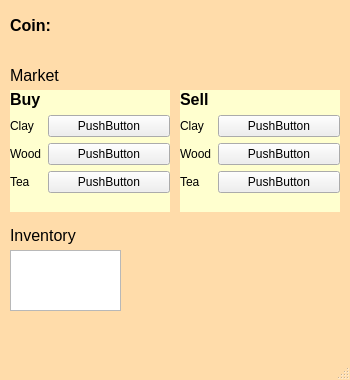
<?xml version="1.0" encoding="UTF-8"?>
<ui version="4.0">
 <class>MainWindow</class>
 <widget class="QMainWindow" name="MainWindow">
  <property name="geometry">
   <rect>
    <x>0</x>
    <y>0</y>
    <width>350</width>
    <height>380</height>
   </rect>
  </property>
  <property name="minimumSize">
   <size>
    <width>350</width>
    <height>380</height>
   </size>
  </property>
  <property name="maximumSize">
   <size>
    <width>350</width>
    <height>380</height>
   </size>
  </property>
  <property name="windowTitle">
   <string>MainWindow</string>
  </property>
  <property name="styleSheet">
   <string notr="true">#MainWindow {
	
	background-color: rgb(255, 220, 170);
}</string>
  </property>
  <widget class="QWidget" name="centralwidget">
   <widget class="QWidget" name="formWidgetBuy" native="true">
    <property name="geometry">
     <rect>
      <x>10</x>
      <y>90</y>
      <width>160</width>
      <height>122</height>
     </rect>
    </property>
    <property name="focusPolicy">
     <enum>Qt::NoFocus</enum>
    </property>
    <property name="styleSheet">
     <string notr="true">#formWidgetBuy {
	background-color: rgb(255, 255, 207);
}</string>
    </property>
    <layout class="QFormLayout" name="formLayout">
     <item row="1" column="0">
      <widget class="QLabel" name="label_1">
       <property name="text">
        <string>Clay</string>
       </property>
      </widget>
     </item>
     <item row="1" column="1">
      <widget class="QPushButton" name="pushButton_1">
       <property name="text">
        <string>PushButton</string>
       </property>
      </widget>
     </item>
     <item row="2" column="0">
      <widget class="QLabel" name="label_2">
       <property name="text">
        <string>Wood</string>
       </property>
      </widget>
     </item>
     <item row="3" column="0">
      <widget class="QLabel" name="label_3">
       <property name="text">
        <string>Tea</string>
       </property>
      </widget>
     </item>
     <item row="2" column="1">
      <widget class="QPushButton" name="pushButton_2">
       <property name="text">
        <string>PushButton</string>
       </property>
      </widget>
     </item>
     <item row="3" column="1">
      <widget class="QPushButton" name="pushButton_3">
       <property name="text">
        <string>PushButton</string>
       </property>
      </widget>
     </item>
     <item row="0" column="0">
      <widget class="QLabel" name="label_7">
       <property name="font">
        <font>
         <pointsize>12</pointsize>
         <weight>75</weight>
         <bold>true</bold>
        </font>
       </property>
       <property name="text">
        <string>Buy</string>
       </property>
      </widget>
     </item>
    </layout>
   </widget>
   <widget class="QWidget" name="formWidgetSell" native="true">
    <property name="geometry">
     <rect>
      <x>180</x>
      <y>90</y>
      <width>160</width>
      <height>122</height>
     </rect>
    </property>
    <property name="styleSheet">
     <string notr="true">#formWidgetSell{
	background-color: rgb(255, 255, 207);
}</string>
    </property>
    <layout class="QFormLayout" name="formLayout_2">
     <item row="1" column="0">
      <widget class="QLabel" name="label_4">
       <property name="text">
        <string>Clay</string>
       </property>
      </widget>
     </item>
     <item row="1" column="1">
      <widget class="QPushButton" name="pushButton_4">
       <property name="text">
        <string>PushButton</string>
       </property>
      </widget>
     </item>
     <item row="2" column="0">
      <widget class="QLabel" name="label_5">
       <property name="text">
        <string>Wood</string>
       </property>
      </widget>
     </item>
     <item row="3" column="0">
      <widget class="QLabel" name="label_6">
       <property name="text">
        <string>Tea</string>
       </property>
      </widget>
     </item>
     <item row="2" column="1">
      <widget class="QPushButton" name="pushButton_5">
       <property name="text">
        <string>PushButton</string>
       </property>
      </widget>
     </item>
     <item row="3" column="1">
      <widget class="QPushButton" name="pushButton_6">
       <property name="text">
        <string>PushButton</string>
       </property>
      </widget>
     </item>
     <item row="0" column="0">
      <widget class="QLabel" name="label_8">
       <property name="font">
        <font>
         <pointsize>12</pointsize>
         <weight>75</weight>
         <bold>true</bold>
        </font>
       </property>
       <property name="text">
        <string>Sell</string>
       </property>
      </widget>
     </item>
    </layout>
   </widget>
   <widget class="QListWidget" name="listWidget">
    <property name="geometry">
     <rect>
      <x>10</x>
      <y>250</y>
      <width>111</width>
      <height>61</height>
     </rect>
    </property>
    <property name="contextMenuPolicy">
     <enum>Qt::DefaultContextMenu</enum>
    </property>
    <property name="textElideMode">
     <enum>Qt::ElideLeft</enum>
    </property>
    <property name="movement">
     <enum>QListView::Static</enum>
    </property>
    <property name="flow">
     <enum>QListView::TopToBottom</enum>
    </property>
    <property name="isWrapping" stdset="0">
     <bool>false</bool>
    </property>
    <property name="layoutMode">
     <enum>QListView::SinglePass</enum>
    </property>
    <property name="spacing">
     <number>0</number>
    </property>
    <property name="gridSize">
     <size>
      <width>2</width>
      <height>18</height>
     </size>
    </property>
    <property name="viewMode">
     <enum>QListView::ListMode</enum>
    </property>
    <property name="modelColumn">
     <number>0</number>
    </property>
    <property name="uniformItemSizes">
     <bool>false</bool>
    </property>
    <property name="selectionRectVisible">
     <bool>false</bool>
    </property>
    <property name="itemAlignment">
     <set>Qt::AlignLeading</set>
    </property>
    <property name="currentRow">
     <number>-1</number>
    </property>
    <property name="sortingEnabled">
     <bool>true</bool>
    </property>
   </widget>
   <widget class="QLabel" name="coin_label">
    <property name="geometry">
     <rect>
      <x>10</x>
      <y>10</y>
      <width>141</width>
      <height>31</height>
     </rect>
    </property>
    <property name="font">
     <font>
      <pointsize>12</pointsize>
      <weight>75</weight>
      <bold>true</bold>
     </font>
    </property>
    <property name="text">
     <string>Coin:</string>
    </property>
   </widget>
   <widget class="QLabel" name="label_10">
    <property name="geometry">
     <rect>
      <x>10</x>
      <y>50</y>
      <width>161</width>
      <height>51</height>
     </rect>
    </property>
    <property name="font">
     <font>
      <pointsize>12</pointsize>
     </font>
    </property>
    <property name="text">
     <string>Market</string>
    </property>
   </widget>
   <widget class="QLabel" name="label_11">
    <property name="geometry">
     <rect>
      <x>10</x>
      <y>210</y>
      <width>161</width>
      <height>51</height>
     </rect>
    </property>
    <property name="font">
     <font>
      <pointsize>12</pointsize>
     </font>
    </property>
    <property name="text">
     <string>Inventory</string>
    </property>
   </widget>
  </widget>
  <widget class="QMenuBar" name="menubar">
   <property name="geometry">
    <rect>
     <x>0</x>
     <y>0</y>
     <width>350</width>
     <height>20</height>
    </rect>
   </property>
  </widget>
  <widget class="QStatusBar" name="statusbar"/>
 </widget>
 <resources/>
 <connections/>
</ui>
